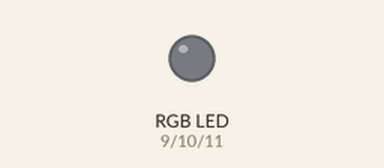
This sketch was run on a simulated Arduino Uno, built with avr-gcc and run on an emulated ATmega328P. Shown: an RGB LED mixed from three pins (HIGH = lit).

Above: at 0.05 s.
At 2.6 s:
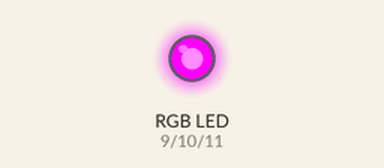
At 5.1 s:
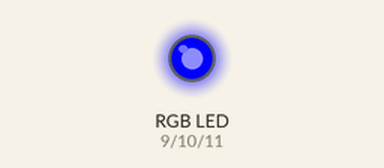
At 6.35 s:
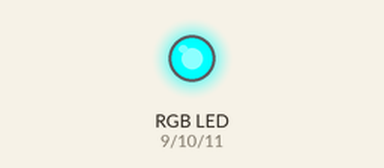
At 7.65 s:
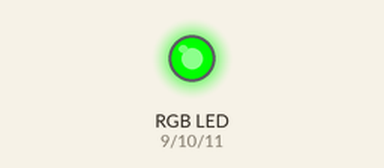
At 10.25 s:
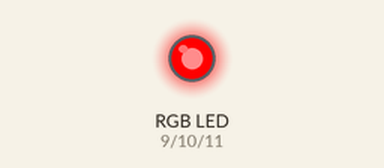
Timing chart, 0 to 13.3 s (numbered marks = the images above):
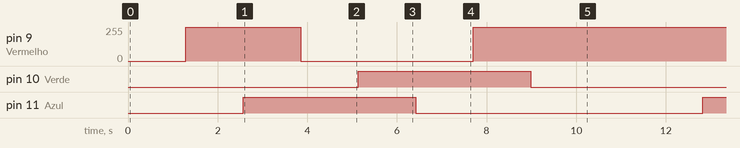

The sketch:

ledrgb.ino
```cpp
// ==========================================================================
// LED RGB
// tbytecreator@gmail.com
// 2025-05-14
// ==========================================================================
int Vermelho = 9;   //Pino Vermelho conectado ao pino 11 do Arduino
int Verde = 10;     //Pino Azul conectado ao pino 10 do Arduino
int Azul = 11;      //Pino Verde conectado ao pino 9 do Arduino
int tempo = 5;

void setup()
{
  pinMode(Vermelho, OUTPUT); //Pino 11 do arduino como saída
  pinMode(Azul, OUTPUT); //Pino 10 do arduino como saída
  pinMode(Verde, OUTPUT); //Pino 9 do arduino como saída
}
void loop()
{
  analogWrite(Vermelho, 255); //Apaga o led vermelho
  analogWrite(Azul, 255); //Apaga o led azul
  analogWrite(Verde, 255); //Apaga o led verde

  for(int i=0; i<255; i++)
  {
    analogWrite(Vermelho, i); //Acende os três LEDS e apaga o vermelho
    analogWrite(Azul, 0);     //lentamente mostrando a mistura do Azul
    analogWrite(Verde, 0);    //com o verde.
    delay(tempo);
  }

  for(int i=0; i<255; i++)
  {
    analogWrite(Vermelho, 255); //Agora com o vermelho apagado, apaga o azul
    analogWrite(Azul, i);       //lentamente mostrando apenas o verde
    analogWrite(Verde, 0);      //aceso.
    delay(tempo);
  }

  for(int i=255; i>0; i--)
  {
    analogWrite(Vermelho, i); //Com apenas o verde aceso, o vermelho começa a
    analogWrite(Azul, 255);   //acender lentamente ficando o verde e o
    analogWrite(Verde, 0);  //vermelho acesos
    delay(tempo);
  }

  for(int i=0; i<255; i++)
  {
    analogWrite(Vermelho, 0); //Com o verde e o vermelho acesos, o verde
    analogWrite(Azul, 255); //começa a se apagar lentamente ficando então
    analogWrite(Verde, i); //apenas o vermelho aceso
    delay(tempo);
  }

  for(int i=255; i>0; i--)
  {
    analogWrite(Vermelho, 0); //Com apenas o vermelho aceso, agora o azul
    analogWrite(Azul, i); //começa a se acender lentamente, ficando
    analogWrite(Verde, 255); //o azul e o vermelho acesos
    delay(tempo);
  }

  for(int i=255; i>0; i--)
  {
    analogWrite(Vermelho, i); //Neste ponto com azul e vermelho acesos, o
    analogWrite(Azul, 0);     //vermelho se apaga lentamente e fica apenas
    analogWrite(Verde, 255);  //o azul aceso
    delay(tempo);
  }

  for(int i=255; i>0; i--)
  {
    analogWrite(Vermelho, 255); //Agora com apenas o azul aceso, o verde se
    analogWrite(Azul, 0); //acende lentamente ficando novamente o verde
    analogWrite(Verde, i); //e o azul acesos
    delay(tempo);
  }

  for(int i=255; i>0; i--)
  {
    analogWrite(Vermelho, i); //E por fim o vermelho se acende lentamente
    analogWrite(Azul, 0); //juntamente com o azul e o verde voltando
    analogWrite(Verde, 0); //acender branco novamente iniciando novamente
    delay(tempo); //o ciclo
  }
}
```

Measured:
- by itself, pin 9 (Vermelho): repeats every 10.3 s: 0/255 3.8 s, 255/255 6.4 s
- by itself, pin 10 (Verde), pin 11 (Azul): alternates HIGH for 3.8 s and LOW for 6.4 s
